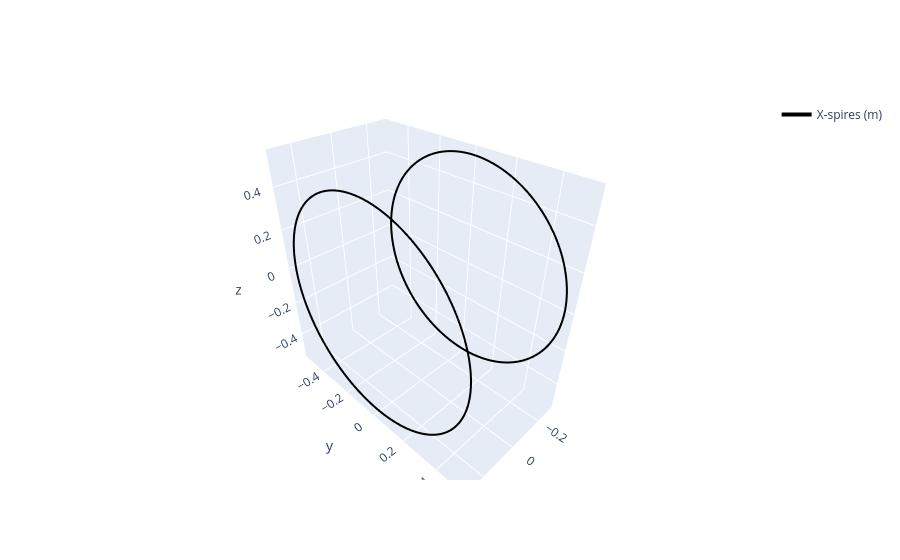

Notebook code for this chart:
### Markdown cell above
Set Spires geometry

### Code cell
##Spawn spires
spires_x_c = X_coil.circular_spires(num_seg)
f0 = None
f0 = hplot.plot_spires(f0, spires_x_c, color='black', row=None, col=None)

# Plot the square spires
f0.show()

### Figure 1 — Plotly figure (JSON) as saved in the notebook; plotly's stock layout.template omitted (floating-point values rounded to 4 significant figures; data arrays with more than 128 entries replaced by an {"elided": "..."} marker saying what was removed)
{"data": [{"legendgroup": "X-spires (m)", "line": {"color": "black", "width": 4}, "mode": "lines", "name": "X-spires (m)", "showlegend": true, "type": "scatter3d", "x": {"elided": "401 float values"}, "y": {"elided": "401 float values"}, "z": {"elided": "401 float values"}}, {"legendgroup": "X-spires (m)", "line": {"color": "black", "width": 4}, "mode": "lines", "showlegend": false, "type": "scatter3d", "x": {"elided": "401 float values"}, "y": {"elided": "401 float values"}, "z": {"elided": "401 float values"}}], "layout": {}}
